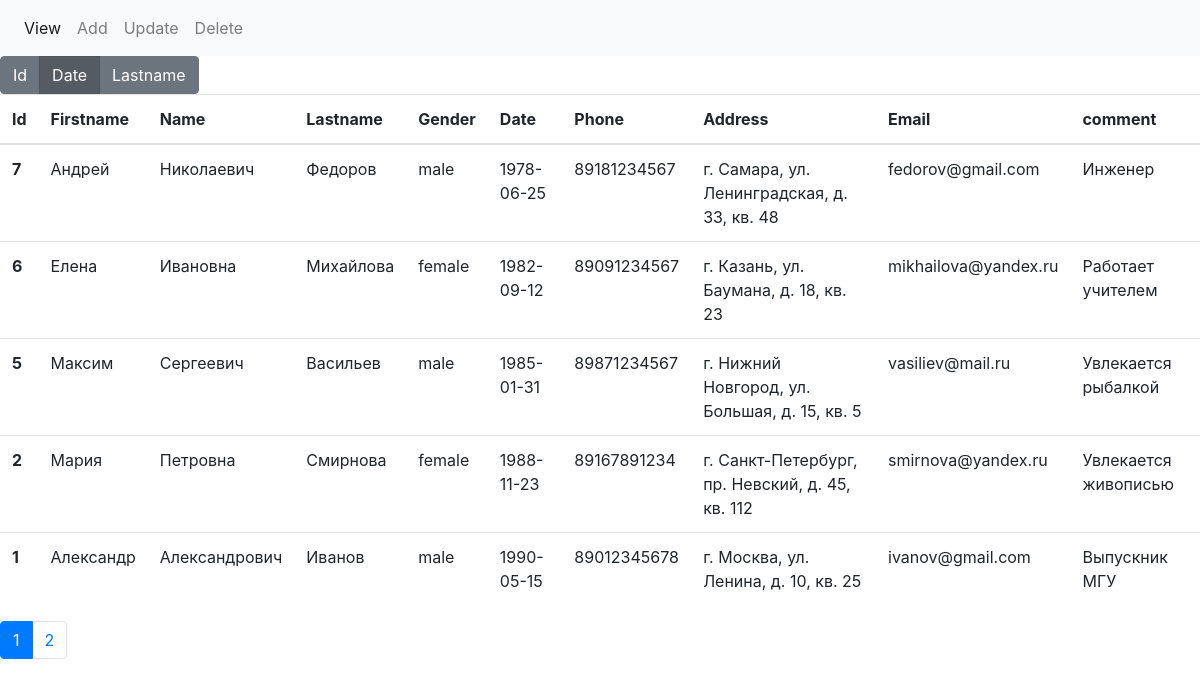
Screenshot of /?o=date&page=0 with the database file from the repository.
### tables this page shows
CREATE TABLE `friends` (
  `id` int(11) NOT NULL,
  `firstname` varchar(256) NOT NULL,
  `name` varchar(256) NOT NULL,
  `lastname` varchar(256) NOT NULL,
  `gender` varchar(256) NOT NULL,
  `date` date NOT NULL,
  `phone` bigint(20) NOT NULL,
  `address` varchar(256) NOT NULL,
  `email` varchar(256) NOT NULL,
  `comment` varchar(256) DEFAULT NULL
);

### view.php (the view, shortened to what this page needs)
<?php
    $res = mysqli_query($connect, "SELECT COUNT(*) FROM `friends`");
    $count = mysqli_fetch_row($res);
    $count_read = 5;
    $pages = ceil($count[0]/$count_read);
    $page = $_GET['page']*$count_read;
    $sql = 'SELECT * FROM `friends` ORDER BY '.$_GET['o'].' LIMIT '.$page.','.$count_read;
    $res = mysqli_query($connect, $sql);
?>
<table class="table">
  <thead>
    <tr>
      <th scope="col">Id</th>
      <th scope="col">Firstname</th>
      <th scope="col">Name</th>
      <th scope="col">Lastname</th>
      <th scope="col">Gender</th>
      <th scope="col">Date</th>
      <th scope="col">Phone</th>
      <th scope="col">Address</th>
      <th scope="col">Email</th>
      <th scope="col">comment</th>
    </tr>
  </thead>
  <tbody>
    <?php while($row = mysqli_fetch_assoc($res)):?>
    <tr>
      <th scope="row"><?=$row['id'];?></th>
      <td><?=$row['firstname'];?></td>
      <td><?=$row['name'];?></td>
      <td><?=$row['lastname'];?></td>
      <td><?=$row['gender'];?></td>
      <td><?=$row['date'];?></td>
      <td><?=$row['phone'];?></td>
      <td><?=$row['address'];?></td>
      <td><?=$row['email'];?></td>
      <td><?=$row['comment'];?></td>
    </tr>
    <?php endwhile;?>
  </tbody>
</table>
<nav aria-label="Page navigation example">
  <ul class="pagination">
    <?php for($i=0; $i<$pages; $i++):?>
        <li class="page-item <?php if($_GET['page'] == $i) echo 'active';?>"><a class="page-link" href="<?=$_SERVER['SCRIPT_NAME'];?>?page=<?=$i;?>"><?=$i+1;?></a></li>
    <?php endfor;?>
  </ul>
</nav>

### rows the page displays
friends: id "7", firstname "Андрей", name "Николаевич", lastname "Федоров", gender "male", date "1978-06-25", phone "89181234567", address "г. Самара, ул. Ленинградская, д. 33, кв. 48", email "fedorov@gmail.com", comment "Инженер"
friends: id "6", firstname "Елена", name "Ивановна", lastname "Михайлова", gender "female", date "1982-09-12", phone "89091234567", address "г. Казань, ул. Баумана, д. 18, кв. 23", email "mikhailova@yandex.ru", comment "Работает учителем"
friends: id "5", firstname "Максим", name "Сергеевич", lastname "Васильев", gender "male", date "1985-01-31", phone "89871234567", address "г. Нижний Новгород, ул. Большая, д. 15, кв. 5", email "vasiliev@mail.ru", comment "Увлекается рыбалкой"
friends: id "2", firstname "Мария", name "Петровна", lastname "Смирнова", gender "female", date "1988-11-23", phone "89167891234", address "г. Санкт-Петербург, пр. Невский, д. 45, кв. 112", email "smirnova@yandex.ru", comment "Увлекается живописью"
friends: id "1", firstname "Александр", name "Александрович", lastname "Иванов", gender "male", date "1990-05-15", phone "89012345678", address "г. Москва, ул. Ленина, д. 10, кв. 25", email "ivanov@gmail.com", comment "Выпускник МГУ"
